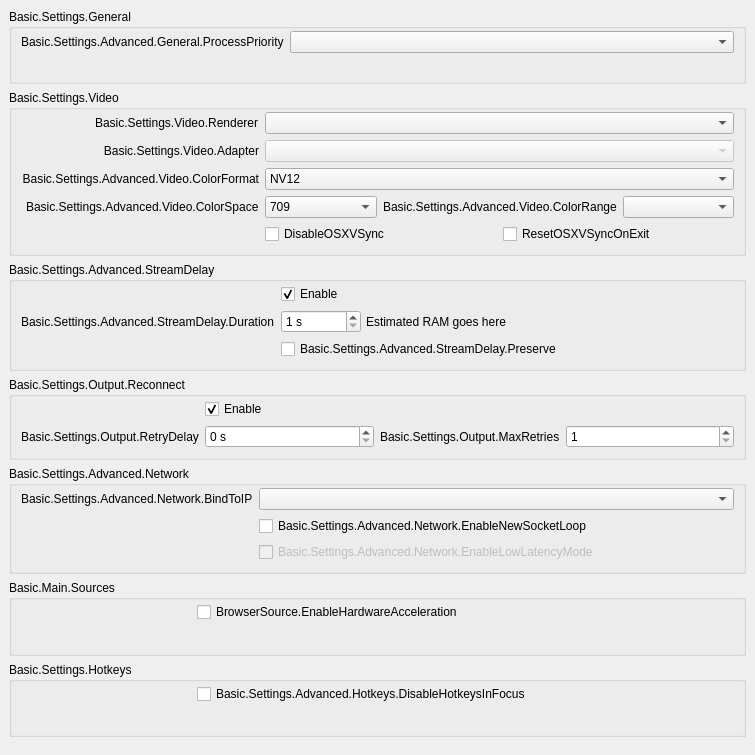
           <widget class="QWidget" name="scrollAreaWidgetContents">
            <property name="geometry">
             <rect>
              <x>0</x>
              <y>0</y>
              <width>755</width>
              <height>755</height>
             </rect>
            </property>
            <layout class="QVBoxLayout" name="verticalLayout_23">
             <property name="leftMargin">
              <number>0</number>
             </property>
             <property name="topMargin">
              <number>0</number>
             </property>
             <property name="rightMargin">
              <number>0</number>
             </property>
             <property name="bottomMargin">
              <number>9</number>
             </property>
             <item>
              <widget class="QWidget" name="widget_11" native="true">
               <layout class="QVBoxLayout" name="verticalLayout_24">
                <property name="sizeConstraint">
                 <enum>QLayout::SetNoConstraint</enum>
                </property>
                <item>
                 <widget class="QGroupBox" name="advancedGeneralGroupBox">
                  <property name="title">
                   <string>Basic.Settings.General</string>
                  </property>
                  <layout class="QFormLayout" name="formLayout_22">
                   <property name="fieldGrowthPolicy">
                    <enum>QFormLayout::AllNonFixedFieldsGrow</enum>
                   </property>
                   <property name="labelAlignment">
                    <set>Qt::AlignRight|Qt::AlignTrailing|Qt::AlignVCenter</set>
                   </property>
                   <property name="topMargin">
                    <number>2</number>
                   </property>
                   <item row="1" column="0">
                    <widget class="QLabel" name="processPriorityLabel">
                     <property name="text">
                      <string>Basic.Settings.Advanced.General.ProcessPriority</string>
                     </property>
                     <property name="buddy">
                      <cstring>processPriority</cstring>
                     </property>
                    </widget>
                   </item>
                   <item row="1" column="1">
                    <widget class="QComboBox" name="processPriority"/>
                   </item>
                   <item row="2" column="0">
                    <spacer name="horizontalSpacer_13">
                     <property name="orientation">
                      <enum>Qt::Horizontal</enum>
                     </property>
                     <property name="sizeHint" stdset="0">
                      <size>
                       <width>170</width>
                       <height>0</height>
                      </size>
                     </property>
                    </spacer>
                   </item>
                  </layout>
                 </widget>
                </item>
                <item>
                 <widget class="QGroupBox" name="advancedVideoContainer">
                  <property name="title">
                   <string>Basic.Settings.Video</string>
                  </property>
                  <layout class="QFormLayout" name="formLayout_14">
                   <property name="fieldGrowthPolicy">
                    <enum>QFormLayout::AllNonFixedFieldsGrow</enum>
                   </property>
                   <property name="labelAlignment">
                    <set>Qt::AlignRight|Qt::AlignTrailing|Qt::AlignVCenter</set>
                   </property>
                   <property name="topMargin">
                    <number>2</number>
                   </property>
                   <item row="0" column="0">
                    <widget class="QLabel" name="rendererLabel">
                     <property name="text">
                      <string>Basic.Settings.Video.Renderer</string>
                     </property>
                     <property name="buddy">
                      <cstring>renderer</cstring>
                     </property>
                    </widget>
                   </item>
                   <item row="0" column="1">
                    <widget class="QComboBox" name="renderer">
                     <property name="currentText">
                      <string notr="true"/>
                     </property>
                    </widget>
                   </item>
                   <item row="1" column="0">
                    <widget class="QLabel" name="adapterLabel">
                     <property name="text">
                      <string>Basic.Settings.Video.Adapter</string>
                     </property>
                     <property name="alignment">
                      <set>Qt::AlignRight|Qt::AlignTrailing|Qt::AlignVCenter</set>
                     </property>
                     <property name="buddy">
                      <cstring>adapter</cstring>
                     </property>
                    </widget>
                   </item>
                   <item row="1" column="1">
                    <widget class="QComboBox" name="adapter">
                     <property name="enabled">
                      <bool>false</bool>
                     </property>
                     <property name="currentText">
                      <string notr="true"/>
                     </property>
                    </widget>
                   </item>
                   <item row="2" column="0">
                    <widget class="QLabel" name="label_30">
                     <property name="minimumSize">
                      <size>
                       <width>0</width>
                       <height>0</height>
                      </size>
                     </property>
                     <property name="text">
                      <string>Basic.Settings.Advanced.Video.ColorFormat</string>
                     </property>
                     <property name="alignment">
                      <set>Qt::AlignRight|Qt::AlignTrailing|Qt::AlignVCenter</set>
                     </property>
                     <property name="buddy">
                      <cstring>colorFormat</cstring>
                     </property>
                    </widget>
                   </item>
                   <item row="2" column="1">
                    <widget class="QComboBox" name="colorFormat">
                     <item>
                      <property name="text">
                       <string notr="true">NV12</string>
                      </property>
                     </item>
                     <item>
                      <property name="text">
                       <string notr="true">I420</string>
                      </property>
                     </item>
                     <item>
                      <property name="text">
                       <string>I444</string>
                      </property>
                     </item>
                     <item>
                      <property name="text">
                       <string notr="true">RGB</string>
                      </property>
                     </item>
                    </widget>
                   </item>
                   <item row="4" column="1">
                    <layout class="QHBoxLayout" name="horizontalLayout_18">
                     <property name="leftMargin">
                      <number>0</number>
                     </property>
                     <property name="topMargin">
                      <number>0</number>
                     </property>
                     <property name="rightMargin">
                      <number>0</number>
                     </property>
                     <property name="bottomMargin">
                      <number>0</number>
                     </property>
                     <item>
                      <widget class="QCheckBox" name="disableOSXVSync">
                       <property name="text">
                        <string>DisableOSXVSync</string>
                       </property>
                      </widget>
                     </item>
                     <item>
                      <widget class="QCheckBox" name="resetOSXVSync">
                       <property name="text">
                        <string>ResetOSXVSyncOnExit</string>
                       </property>
                      </widget>
                     </item>
                    </layout>
                   </item>
                   <item row="3" column="1">
                    <layout class="QHBoxLayout" name="horizontalLayout_20">
                     <property name="leftMargin">
                      <number>0</number>
                     </property>
                     <property name="topMargin">
                      <number>0</number>
                     </property>
                     <property name="rightMargin">
                      <number>0</number>
                     </property>
                     <property name="bottomMargin">
                      <number>0</number>
                     </property>
                     <item>
                      <widget class="QComboBox" name="colorSpace">
                       <item>
                        <property name="text">
                         <string notr="true">709</string>
                        </property>
                       </item>
                       <item>
                        <property name="text">
                         <string notr="true">601</string>
                        </property>
                       </item>
                      </widget>
                     </item>
                     <item>
                      <widget class="QLabel" name="label_34">
                       <property name="sizePolicy">
                        <sizepolicy hsizetype="Maximum" vsizetype="Preferred">
                         <horstretch>0</horstretch>
                         <verstretch>0</verstretch>
                        </sizepolicy>
                       </property>
                       <property name="text">
                        <string>Basic.Settings.Advanced.Video.ColorRange</string>
                       </property>
                       <property name="buddy">
                        <cstring>colorRange</cstring>
                       </property>
                      </widget>
                     </item>
                     <item>
                      <widget class="QComboBox" name="colorRange"/>
                     </item>
                    </layout>
                   </item>
                   <item row="3" column="0">
                    <widget class="QLabel" name="label_33">
                     <property name="text">
                      <string>Basic.Settings.Advanced.Video.ColorSpace</string>
                     </property>
                     <property name="buddy">
                      <cstring>colorSpace</cstring>
                     </property>
                    </widget>
                   </item>
                   <item row="4" column="0">
                    <spacer name="horizontalSpacer_12">
                     <property name="orientation">
                      <enum>Qt::Horizontal</enum>
                     </property>
                     <property name="sizeHint" stdset="0">
                      <size>
                       <width>170</width>
                       <height>20</height>
                      </size>
                     </property>
                    </spacer>
                   </item>
                  </layout>
                 </widget>
                </item>
                <item>
                 <widget class="QGroupBox" name="groupBox_5">
                  <property name="title">
                   <string>Basic.Settings.Advanced.StreamDelay</string>
                  </property>
                  <layout class="QFormLayout" name="formLayout_18">
                   <property name="fieldGrowthPolicy">
                    <enum>QFormLayout::AllNonFixedFieldsGrow</enum>
                   </property>
                   <property name="labelAlignment">
                    <set>Qt::AlignRight|Qt::AlignTrailing|Qt::AlignVCenter</set>
                   </property>
                   <property name="topMargin">
                    <number>2</number>
                   </property>
                   <item row="1" column="0">
                    <widget class="QLabel" name="label_56">
                     <property name="text">
                      <string>Basic.Settings.Advanced.StreamDelay.Duration</string>
                     </property>
                     <property name="buddy">
                      <cstring>streamDelaySec</cstring>
                     </property>
                    </widget>
                   </item>
                   <item row="1" column="1">
                    <widget class="QWidget" name="widget_12" native="true">
                     <property name="enabled">
                      <bool>true</bool>
                     </property>
                     <layout class="QHBoxLayout" name="horizontalLayout_13">
                      <property name="spacing">
                       <number>5</number>
                      </property>
                      <property name="leftMargin">
                       <number>0</number>
                      </property>
                      <property name="topMargin">
                       <number>0</number>
                      </property>
                      <property name="rightMargin">
                       <number>0</number>
                      </property>
                      <property name="bottomMargin">
                       <number>0</number>
                      </property>
                      <item>
                       <widget class="QSpinBox" name="streamDelaySec">
                        <property name="enabled">
                         <bool>true</bool>
                        </property>
                        <property name="sizePolicy">
                         <sizepolicy hsizetype="Maximum" vsizetype="Fixed">
                          <horstretch>0</horstretch>
                          <verstretch>0</verstretch>
                         </sizepolicy>
                        </property>
                        <property name="minimumSize">
                         <size>
                          <width>80</width>
                          <height>0</height>
                         </size>
                        </property>
                        <property name="suffix">
                         <string notr="true"> s</string>
                        </property>
                        <property name="minimum">
                         <number>1</number>
                        </property>
                        <property name="maximum">
                         <number>1800</number>
                        </property>
                       </widget>
                      </item>
                      <item>
                       <widget class="QLabel" name="streamDelayInfo">
                        <property name="text">
                         <string notr="true">Estimated RAM goes here</string>
                        </property>
                       </widget>
                      </item>
                     </layout>
                    </widget>
                   </item>
                   <item row="2" column="1">
                    <widget class="QCheckBox" name="streamDelayPreserve">
                     <property name="text">
                      <string>Basic.Settings.Advanced.StreamDelay.Preserve</string>
                     </property>
                    </widget>
                   </item>
                   <item row="0" column="1">
                    <widget class="QCheckBox" name="streamDelayEnable">
                     <property name="text">
                      <string>Enable</string>
                     </property>
                     <property name="checked">
                      <bool>true</bool>
                     </property>
                    </widget>
                   </item>
                   <item row="2" column="0">
                    <spacer name="horizontalSpacer_9">
                     <property name="orientation">
                      <enum>Qt::Horizontal</enum>
                     </property>
                     <property name="sizeHint" stdset="0">
                      <size>
                       <width>170</width>
                       <height>20</height>
                      </size>
                     </property>
                    </spacer>
                   </item>
                  </layout>
                 </widget>
                </item>
                <item>
                 <widget class="QGroupBox" name="groupBox_7">
                  <property name="title">
                   <string>Basic.Settings.Output.Reconnect</string>
                  </property>
                  <layout class="QFormLayout" name="formLayout_19">
                   <property name="fieldGrowthPolicy">
                    <enum>QFormLayout::AllNonFixedFieldsGrow</enum>
                   </property>
                   <property name="labelAlignment">
                    <set>Qt::AlignRight|Qt::AlignTrailing|Qt::AlignVCenter</set>
                   </property>
                   <property name="topMargin">
                    <number>2</number>
                   </property>
                   <item row="0" column="1">
                    <widget class="QCheckBox" name="reconnectEnable">
                     <property name="text">
                      <string>Enable</string>
                     </property>
                     <property name="checked">
                      <bool>true</bool>
                     </property>
                    </widget>
                   </item>
                   <item row="1" column="1">
                    <layout class="QHBoxLayout" name="horizontalLayout_19">
                     <property name="leftMargin">
                      <number>0</number>
                     </property>
                     <property name="topMargin">
                      <number>0</number>
                     </property>
                     <property name="rightMargin">
                      <number>0</number>
                     </property>
                     <property name="bottomMargin">
                      <number>0</number>
                     </property>
                     <item>
                      <widget class="QSpinBox" name="reconnectRetryDelay">
                       <property name="suffix">
                        <string> s</string>
                       </property>
                       <property name="maximum">
                        <number>30</number>
                       </property>
                      </widget>
                     </item>
                     <item>
                      <widget class="QLabel" name="label_22">
                       <property name="sizePolicy">
                        <sizepolicy hsizetype="Maximum" vsizetype="Preferred">
                         <horstretch>0</horstretch>
                         <verstretch>0</verstretch>
                        </sizepolicy>
                       </property>
                       <property name="text">
                        <string>Basic.Settings.Output.MaxRetries</string>
                       </property>
                       <property name="buddy">
                        <cstring>reconnectMaxRetries</cstring>
                       </property>
                      </widget>
                     </item>
                     <item>
                      <widget class="QSpinBox" name="reconnectMaxRetries">
                       <property name="minimum">
                        <number>1</number>
                       </property>
                       <property name="maximum">
                        <number>10000</number>
                       </property>
                      </widget>
                     </item>
                    </layout>
                   </item>
                   <item row="1" column="0">
                    <widget class="QLabel" name="label_17">
                     <property name="text">
                      <string>Basic.Settings.Output.RetryDelay</string>
                     </property>
                     <property name="buddy">
                      <cstring>reconnectRetryDelay</cstring>
                     </property>
                    </widget>
                   </item>
                   <item row="0" column="0">
                    <spacer name="horizontalSpacer_8">
                     <property name="orientation">
                      <enum>Qt::Horizontal</enum>
                     </property>
                     <property name="sizeHint" stdset="0">
                      <size>
                       <width>170</width>
                       <height>20</height>
                      </size>
                     </property>
                    </spacer>
                   </item>
                  </layout>
                 </widget>
                </item>
                <item>
                 <widget class="QGroupBox" name="advNetworkGroupBox">
                  <property name="title">
                   <string>Basic.Settings.Advanced.Network</string>
                  </property>
                  <layout class="QFormLayout" name="formLayout_23">
                   <property name="fieldGrowthPolicy">
                    <enum>QFormLayout::AllNonFixedFieldsGrow</enum>
                   </property>
                   <property name="labelAlignment">
                    <set>Qt::AlignRight|Qt::AlignTrailing|Qt::AlignVCenter</set>
                   </property>
                   <property name="topMargin">
                    <number>2</number>
                   </property>
                   <item row="0" column="0">
                    <widget class="QLabel" name="label_27">
                     <property name="text">
                      <string>Basic.Settings.Advanced.Network.BindToIP</string>
                     </property>
                     <property name="buddy">
                      <cstring>bindToIP</cstring>
                     </property>
                    </widget>
                   </item>
                   <item row="0" column="1">
                    <widget class="QComboBox" name="bindToIP"/>
                   </item>
                   <item row="1" column="1">
                    <widget class="QCheckBox" name="enableNewSocketLoop">
                     <property name="text">
                      <string>Basic.Settings.Advanced.Network.EnableNewSocketLoop</string>
                     </property>
                    </widget>
                   </item>
                   <item row="2" column="1">
                    <widget class="QCheckBox" name="enableLowLatencyMode">
                     <property name="enabled">
                      <bool>false</bool>
                     </property>
                     <property name="text">
                      <string>Basic.Settings.Advanced.Network.EnableLowLatencyMode</string>
                     </property>
                    </widget>
                   </item>
                   <item row="1" column="0">
                    <spacer name="horizontalSpacer_7">
                     <property name="orientation">
                      <enum>Qt::Horizontal</enum>
                     </property>
                     <property name="sizeHint" stdset="0">
                      <size>
                       <width>170</width>
                       <height>20</height>
                      </size>
                     </property>
                    </spacer>
                   </item>
                  </layout>
                 </widget>
                </item>
                <item>
                 <widget class="QGroupBox" name="sourcesGroup">
                  <property name="title">
                   <string>Basic.Main.Sources</string>
                  </property>
                  <layout class="QFormLayout" name="formLayout_34">
                   <property name="topMargin">
                    <number>2</number>
                   </property>
                   <item row="0" column="0">
                    <spacer name="horizontalSpacer_15">
                     <property name="orientation">
                      <enum>Qt::Horizontal</enum>
                     </property>
                     <property name="sizeHint" stdset="0">
                      <size>
                       <width>170</width>
                       <height>20</height>
                      </size>
                     </property>
                    </spacer>
                   </item>
                   <item row="0" column="1">
                    <widget class="QCheckBox" name="browserHWAccel">
                     <property name="text">
                      <string>BrowserSource.EnableHardwareAcceleration</string>
                     </property>
                    </widget>
                   </item>
                  </layout>
                 </widget>
                </item>
                <item>
                 <widget class="QGroupBox" name="groupBox_17">
                  <property name="title">
                   <string>Basic.Settings.Hotkeys</string>
                  </property>
                  <layout class="QFormLayout" name="formLayout_33">
                   <property name="topMargin">
                    <number>2</number>
                   </property>
                   <item row="0" column="1">
                    <widget class="QCheckBox" name="disableFocusHotkeys">
                     <property name="text">
                      <string>Basic.Settings.Advanced.Hotkeys.DisableHotkeysInFocus</string>
                     </property>
                    </widget>
                   </item>
                   <item row="0" column="0">
                    <spacer name="horizontalSpacer_14">
                     <property name="orientation">
                      <enum>Qt::Horizontal</enum>
                     </property>
                     <property name="sizeHint" stdset="0">
                      <size>
                       <width>170</width>
                       <height>20</height>
                      </size>
                     </property>
                    </spacer>
                   </item>
                  </layout>
                 </widget>
                </item>
               </layout>
              </widget>
             </item>
            </layout>
           </widget>
